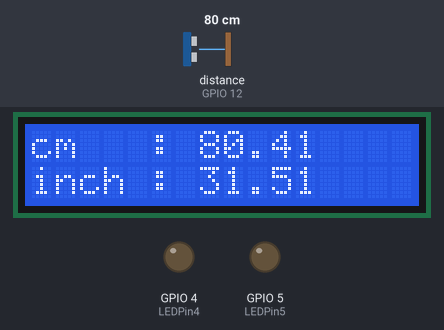
Recording of a sketch running on a simulated ESP32. Parts: 16×2 character LCD, output pins drawn as LEDs (lit = HIGH). Wiring (inferred from the names in the program): ultrasonic range finder: trigger GPIO 13; echo GPIO 12. Inputs (shaded band) come from the test bench; at power-on: distance to the obstacle (sensor on GPIO 12) 80 cm. The echo pulse lasts 58.3 µs per cm; WiFi joins after 1.5 s; servers stay silent unless stated; network time is answered at once with the bench clock; the local clock reads 2024-03-15 10:24:30 at power-on unless the sketch sets it; no MQTT or app messages arrive unless stated; pins used as bus, display or sensor lines are not drawn; what the sketch prints to the serial monitor is not drawn.

Above: at 2.9 s.
3.0 s: distance to the obstacle (sensor on GPIO 12) set to 2 cm
At 4.0 s:
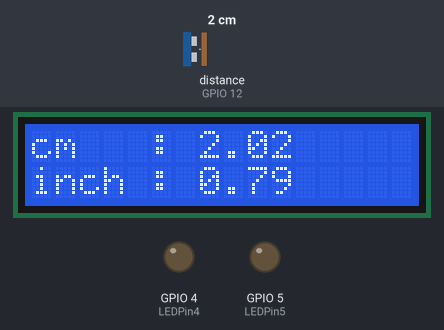
4.9 s: distance to the obstacle (sensor on GPIO 12) set to 4 cm
At 6.2 s:
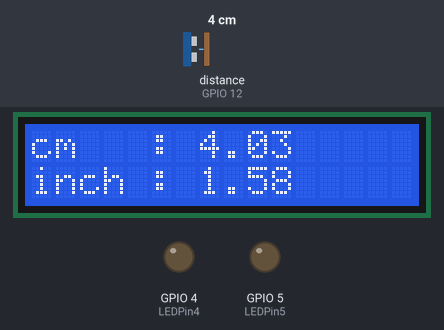
8.0 s: distance to the obstacle (sensor on GPIO 12) set to 9 cm
At 9.5 s:
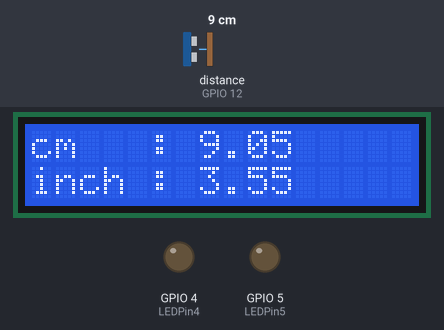
Timing chart, 0 to 11.0 s (numbered marks = the images above; inputs shaded):
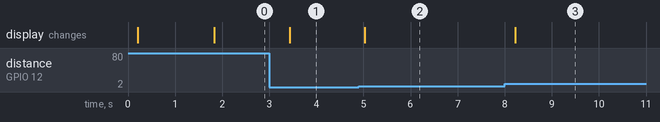

The sketch:

D32_mqtt_HC-SR04_LCD.ino
```cpp
#include <WiFi.h>
#include "PubSubClient.h"
#include <LiquidCrystal_I2C.h>
#include <NTPClient.h>
#include <WiFiUdp.h>

char ssid[]="A1CommAP";
char pass[]="topwifi7000";
byte server1[]={192, 168, 123, 105}; // MQTT Server IP
int status = WL_IDLE_STATUS;     // the Wifi radio's status
int port = 1883;
int count = 0;
int totalCount = 0;
int delaytime = 120;
int LEDPin4 = 4;
int LEDPin5 = 5;

char gMac[20];
char gIp[20];
char gTopicPub[256];
char gTopicSub[256];
String stIp = "000.000.000.000";

const char* ntpServer = "pool.ntp.org";
const long  gmtOffset_sec = 32400;
const int   daylightOffset_sec = 32400;

// HC-SR04 핀 정의
#define triggerPin 13
#define echoPin 12

// I2C CLCD address 및 사양 정보 정의
#define lcdAddress 0x27
#define lcdColumns 16
#define lcdRows 2

LiquidCrystal_I2C lcd(lcdAddress, lcdColumns, lcdRows);


// 거리 데이터 저장 mm, inch 단위
double distanceMm;
double distanceInch;

// CLCD 에 출력할 문자열 변수
String mm;
String inch;

// 데이터 취득 flag 선언, 거리 데이터 취득시 1로 활성화
int flag = 0;

WiFiClient client;
WiFiUDP ntpUDP;
NTPClient timeClient(ntpUDP);

void msgReceived(char *topic, byte *payload, unsigned int uLen){
    char sMsg[uLen+1];
    char sTopicDevice[30];
    char sDevice[20][2];
    char* sDevices = strtok(topic,"/");
    int i;
    int k = 0;

    Serial.println("Queue into ....");
    Serial.print("topic:");
    Serial.println(topic);
    for(i=0;i<uLen;i++){
        sMsg[i]=payload[i];
    }
    sMsg[i]='\0';
    sprintf(sTopicDevice , "%-s/%s", "COMMAND", gMac);
    Serial.print("sTopicDevice:");
    Serial.println(sTopicDevice);

    while(sDevices!=NULL){
        strcpy(sDevice[k] , sDevices);
        sDevices = strtok(NULL,"/");
    k++;
    }

    Serial.print("sDevice:");
    Serial.println(sDevice[1]);
    Serial.print("sMsg:");
    Serial.println(sMsg);
    lcd.setCursor(0, 1);   // set the cursor to column 0, line 1
    lcd.print("                "); //Display a intro message
    lcd.setCursor(0, 1);   // set the cursor to column 0, line 1
    lcd.print(sDevice[1]); //Display a intro message
    lcd.print("->"); //Display a intro message
    lcd.print(sMsg[0]); //Display a ammonia in ppm

    if (strcmp("60CA47C40A24",sDevice[1])==0){
        Serial.println("In process1");
        if(sMsg[0]=='1'){
            digitalWrite(LEDPin4, HIGH);
        }else {
            digitalWrite(LEDPin4, LOW);
        }
    }
    if (strcmp("10812E286F24",sDevice[1])==0){
        Serial.println("In process2");
        if(sMsg[0]=='1'){
            digitalWrite(LEDPin5, HIGH);
        }else {
            digitalWrite(LEDPin5, LOW);
        }
    }
    if (strcmp("2462ABBA5A2C",sDevice[1])==0){
        Serial.println("In process3");
        if(sMsg[0]=='1'){
            digitalWrite(LEDPin5, HIGH);
        }else {
            digitalWrite(LEDPin5, LOW);
        }
    }
}

PubSubClient mqttClient(server1, port, msgReceived, client);

void printWifiStatus() {
    // print the SSID of the network you're attached to
    Serial.print("SSID: ");
    Serial.println(WiFi.SSID());

    // print your WiFi shield's IP address
    IPAddress ip = WiFi.localIP();
    Serial.print("IP Address: ");
    Serial.println(ip);
    stIp = toStringIp(ip);
    stIp.toCharArray(gIp, stIp.length()+1);

    byte mac[6]={0,0,0,0,0,0};
    WiFi.macAddress(mac);
    sprintf(gMac, "%02X%02X%02X%02X%02X%02X", mac[5], mac[4], mac[3], mac[2], mac[1], mac[0]);
    Serial.print("MAC address: ");
    Serial.println(gMac);
    Serial.println();

    sprintf(gTopicPub, "%-s", "common" );
    sprintf(gTopicSub, "%-s/#", "COMMAND");
    Serial.print("gTopicSub: ");
    Serial.println(gTopicSub);
}

String toStringIp(IPAddress ip) {
    // 32비트 ip 주소를 스트링으로 변환하는 함수
    String res = "";
    for (int i = 0; i < 3; i++) {
        res += String((ip >> (8 * i)) & 0xFF) + ".";
    }
    res += String(((ip >> 8 * 3)) & 0xFF);
    return res;
}

void checkWifiStatus() {
    // attempt to connect to WiFi network
    while ( WiFi.status() != WL_CONNECTED) {
        Serial.print("Attempting to connect to WPA SSID: ");
        Serial.println(ssid);
        // Connect to WPA/WPA2 network
        status = WiFi.begin(ssid, pass);
        delay(50);
    }
}

void mqttReconnect() {
  // Loop until we're reconnected
  while (!mqttClient.connected()) {
    Serial.println("Attempting MQTT connection...");
    // Attempt to connect
    if (mqttClient.connect(gMac)) {
      Serial.println("MQTT Broker ReConnected!");
      mqttClient.subscribe(gTopicSub);
    } else {
      Serial.print("failed, rc=");
      Serial.print(mqttClient.state());
      Serial.println(" try again in 1 seconds");
      // Wait 1 seconds before retrying
      delay(1000);
    }
    delay(50);
  }
}

void connectWiFi(){
    Serial.println("Connecting Wifi....");
    int i = 0;
    while (WiFi.status() != WL_CONNECTED){
        Serial.print("Attempting to connect to WPA SSID: ");
        Serial.println(ssid);
        WiFi.begin(ssid, pass);
        delay(500);
    }
    // Display a notification that the connection is successful.
    Serial.println("");
    Serial.println("Connected");
    printWifiStatus();
    //Serial.println(WiFi.localIP());
}

void setup() {
    pinMode(LEDPin4, OUTPUT);
    pinMode(LEDPin5, OUTPUT);

    pinMode(triggerPin, OUTPUT);
    pinMode(echoPin, INPUT);

    Serial.begin(115200);
    delay(10);

    lcd.begin(); //We are using a 16*2 LCD display
    lcd.backlight();
    lcd.print("MQTT for Marina"); //Display a intro message
    lcd.setCursor(0, 1);   // set the cursor to column 0, line 1
    lcd.print("starting....."); //Display a intro message
    delay(100);
    lcd.clear(); //Then clean it

    Serial.println();
    Serial.print("Connecting to ~ ");
    Serial.println(ssid);
    connectWiFi();

    // Serial1.begin(9600, SERIAL_8N1, 17, 16);

    //MQTT Server 접속
    mqttClient.setServer(server1, 1883);
    //  if(mqttClient.connect("Arduino")){
    if(mqttClient.connect(gMac)){
        Serial.println("MQTT Broker Connected!");
        mqttClient.subscribe(gTopicSub); //led 구독자를 등록(데이터를 읽어갈 구독자 등록)
    }

    timeClient.begin();
    timeClient.setTimeOffset(3600 * 9);
}

void loop() {

    // In each loop, make sure there is an Internet connection.
    if (WiFi.status() != WL_CONNECTED) {
        connectWiFi();
    }

    mqttReconnect();

    while(!timeClient.update()) {
        timeClient.forceUpdate();
    }

    struct tm timeinfo;
    configTime(gmtOffset_sec, daylightOffset_sec, ntpServer);
    if(!getLocalTime(&timeinfo)){
        Serial.println("Failed to obtain time");
        return;
    }

    /**
    Serial.println(&timeinfo, "%Y%m%d%H%M%S");
    Serial.println(&timeinfo, "%A, %B %d %Y %H:%M:%S");
    Serial.print("Day of week: ");
    Serial.println(&timeinfo, "%A");
    Serial.print("Month: ");
    Serial.println(&timeinfo, "%B");
    Serial.print("Day of Month: ");
    Serial.println(&timeinfo, "%d");
    Serial.print("Year: ");
    Serial.println(&timeinfo, "%Y");
    Serial.print("Hour: ");
    Serial.println(&timeinfo, "%H");
    Serial.print("Hour (12 hour format): ");
    Serial.println(&timeinfo, "%I");
    Serial.print("Minute: ");
    Serial.println(&timeinfo, "%M");
    Serial.print("Second: ");
    Serial.println(&timeinfo, "%S");
    Serial.println("-------------------------------");
    **/

    mqttClient.loop();

    // 신규 데이터 취득시에만 동작
    //    if(flag == 1)
    {
        flag = 0;
        // HC-SR04 거리 측정
        getDistance();
        // 측정한 거리 CLCD 출력
        printDistanceLCD();
    }

    char message[1024]="", pDistBuf[16];
    dtostrf(distanceMm , 5,2, pDistBuf);

    char timeStringBuff[50]; //50 chars should be enough
    strftime(timeStringBuff, sizeof(timeStringBuff), "%Y%m%d%H%M%S", &timeinfo);
    sprintf(message, "{\"ridarData\":\"000102030405,1,20,100,200,10,10,0,0,20210118152747,20,0,20,0,1,0,1,0\"}", gMac, gIp, pDistBuf, timeStringBuff);
//    sprintf(message, "{\"anchorData\":\"%s,%s,%s,%s\"}", gMac, gIp, pDistBuf, timeStringBuff);
    if( count == delaytime)  {
        mqttClient.publish(gTopicPub, message);
        count = 0;
        Serial.print("push.......");
        Serial.println(message);
    }
    count++;
    totalCount++;
    if ( totalCount < 0 ) totalCount = 0;

    /**
    lcd.setCursor(0, 0);   // set the cursor to column 0, line 1
    lcd.print("                "); //Display a ammonia in ppm
    lcd.setCursor(0, 0);   // set the cursor to column 0, line 1
    lcd.print(gMac); //Display a ammonia in ppm
    lcd.print(","); //Display a ammonia in ppm
    lcd.print(count); //Display a ammonia in ppm
    **/
    delay(500);
}

void myTimer() {
    flag = 1;
}

void getDistance(){
    again:
        // goto
        static int count;

        //  Serial.print("getDistance.......");

        // Tigger High 지속 시간 10us
        digitalWrite(triggerPin, LOW);
        delayMicroseconds(2);
        digitalWrite(triggerPin, HIGH);
        delayMicroseconds(10);
        digitalWrite(triggerPin, LOW);

        //echoPin High 유지 시간 측정
        double Duration = 0;
        Duration = pulseIn(echoPin, HIGH);

        distanceMm = (Duration / 10 )/ 5.8;
        distanceInch = Duration / 148;

        // 거리 측정 값이 유효하지 않을 때, 거리를 다시 측정
        if ((distanceMm > 4000) && (count < 10)){
            count++;
            goto again;
        }
        // 거리 측정 값이 유효하지 않을 때 goto문 무한 루프를 방지
        else if(count >= 10){
            distanceMm = 9999;
            distanceInch = 9999;
        }
        count = 0;
}

void printDistanceLCD(){
    // LCD Clear()를 하지 않기 위해, 공백칸 숫자 입력 변수
    // LCD Clear()를 하면 LCD 가 깜빡임..
    int mmBlank;
    int inchBlank;

    // CLCD 에 출력할 데이터를 문자열로 변경
    mm = "cm   : " + String(distanceMm);
    inch = "inch : " + String(distanceInch);

    // 문자열의 공백 저장
    mmBlank = lcdColumns - mm.length();
    inchBlank = lcdColumns - inch.length();

    //CLCD 첫번째 줄
    lcd.setCursor(0,0);
    lcd.print(mm);
    for(int i = 0 ; i < mmBlank ; i++){
        lcd.print(" ");
    }
    //CLCD 2번째 줄
    lcd.setCursor(0,1);
    lcd.print(inch);
    for(int i = 0 ; i < inchBlank ; i++){
        lcd.print(" ");
    }
}
```

Measured:
- after the input at 3.0 s, the display: changes after 0.44 s (image 1)
- after the input at 4.9 s, the display: changes after 0.13 s (image 2)
- after the input at 8.0 s, the display: changes after 0.22 s (image 3)
